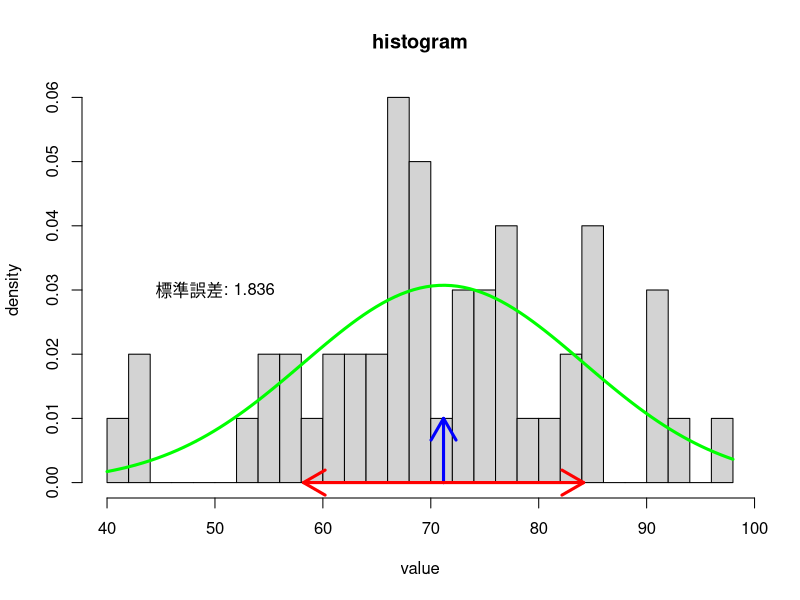

R code for this plot:
# (1)
ReadData <- read.table("./week2-data.txt")  # ファイルからデータを読み込む

# (2)
Data <- ReadData$V1  # データ部分を取り出す
Mean <- mean(Data)  # 平均値を求める
SD <- sd(Data)  # 標準偏差を求める

# (3)
png("kadai01-05.png", width=512, height=512)  # グラフを画像に保存
# hist(Data, breaks=25, xlab='value', ylab='frequency', main='histogram')  # binが25個のヒストグラムを表示
hist(Data, breaks=25, xlab='value', ylab='density', main='histogram', freq=FALSE)  # binが25個のヒストグラムを表示

# (4)
# 上から1～5番目、1~10番目、1~20番目のデータを使用した平均値と標準誤差を計算する
Mean1 <- mean(Data[1:5])
SE1 <- sd(Data[1:5]) / sqrt(5)
Mean2 <- mean(Data[1:10])
SE2 <- sd(Data[1:10]) / sqrt(10)
Mean3 <- mean(Data[1:20])
SE3 <- sd(Data[1:20]) / sqrt(20)

# (5)
par(new=TRUE)  # グラフの重ね書きを許可

# 平均値と標準偏差について描画する
arrows(Mean, 0, Mean, 0.01, lwd=3, col="blue")
arrows(Mean, 0, Mean-SD, 0, lwd=3, col="red")
arrows(Mean, 0, Mean+SD, 0, lwd=3, col="red")

curve(dnorm(x, Mean, SD), add=TRUE, col="green", lwd=3)  # 正規分布で近似した曲線を描画

# 標準誤差を計算して描画
SE <- SD / sqrt(length(Data))
text(50, 0.03, paste("標準誤差:", floor(SE * 10^3 + 0.5) / 10^3, sep=" "))

dev.off()